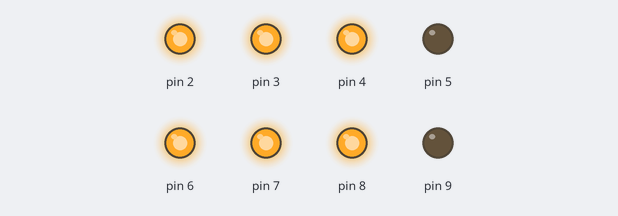
Recording of a sketch running on a simulated Arduino Uno, built with avr-gcc and run on an emulated ATmega328P. Shown: output pins drawn as LEDs (lit = HIGH).

Above: at 0.2 s.
At 1.2 s:
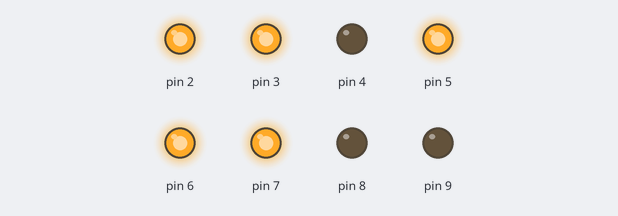
At 1.7 s:
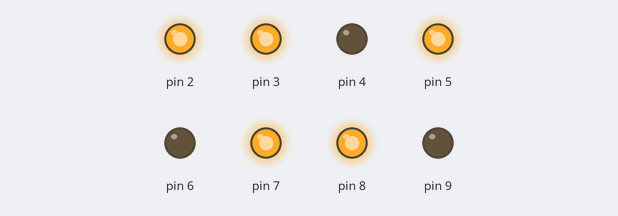
At 2.7 s:
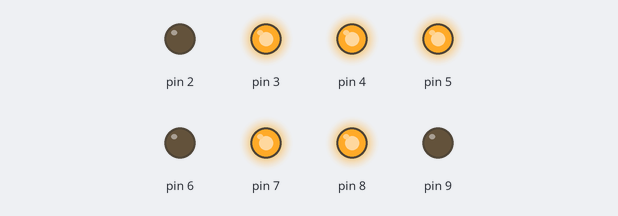
At 4.2 s:
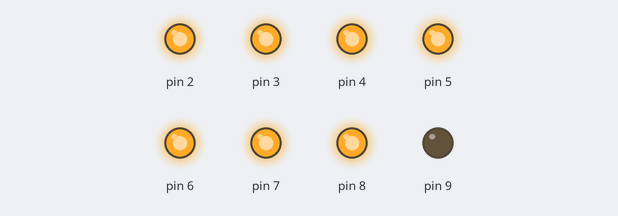
At 5.7 s:
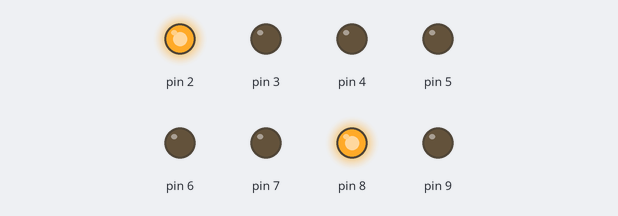
Timing chart, 0 to 6.5 s (numbered marks = the images above):
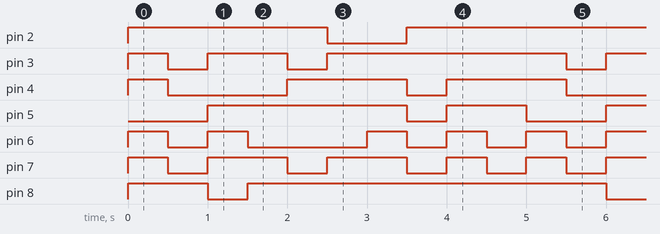

The sketch:

14b.Simple_displayingNumber_on_8segment_led.ino
```cpp
/*
Beginner kit for Arduino Tutorial: Sample Code 15-2: Displaying numbers on a 8 segment
LED display
In this sketch, we will introduce an even simpler way to manipulate the loops for number
0 to 9 in the 8segment LED. In the previous sketch, we created 10 arrays to display 0 to 9.
That was a one-dimensional array.
In the following sketch (below) we create a two-dimensional array to make it simpler.
*/

int number[10][8] = {  //int number[i][j]
  {1,1,1,0,1,1,1,0},  //display 0
  {1,0,0,0,0,0,1,0},  //display 1
  {1,1,0,1,1,1,0,0},  //display 2
  {1,1,0,1,0,1,1,0},  //display 3
  {1,0,1,1,0,0,1,0},  //display 4
  {0,1,1,1,0,1,1,0},  //display 5
  {0,1,1,1,1,1,1,0},  //display 6
  {1,1,0,0,0,0,1,0},  //display 7
  {1,1,1,1,1,1,1,0},  //display 8
  {1,1,1,1,0,0,1,0},  //display 9
  };

//call this fuction to display numbers
void numberShow(int i) {
  for (int pin = 2; pin <= 9; pin++) {
    digitalWrite(pin, number[i][pin-2]);
    }
  }

void setup() {
  // put your setup code here, to run once:
  for (int pin = 2; pin <= 9; pin++) {
    pinMode(pin, OUTPUT);  //define digital pins 2 to 9 as output
    digitalWrite(pin, LOW);
    }
}

void loop() {
  // put your main code here, to run repeatedly:
  for (int j = 0; j <= 9; j++) {
    numberShow(j);  //call numberShow() function to display 0 - 9
    delay(500);
    }
}
```

Measured:
- by itself, pin 2: repeats every 5.0 s: LOW 1.0 s, HIGH 4.0 s
- by itself, pin 3: repeats every 5.0 s: LOW 0.50 s, HIGH 1.0 s, LOW 0.50 s, HIGH 3.0 s
- by itself, pin 4: repeats every 5.0 s: LOW 1.5 s, HIGH 1.5 s, LOW 0.50 s, HIGH 1.5 s
- by itself, pin 5: repeats every 5.0 s: LOW 0.50 s, HIGH 1.0 s, LOW 1.0 s, HIGH 2.5 s
- by itself, pin 6: repeats every 5.0 s: LOW 0.50 s, HIGH 0.50 s, LOW 1.5 s, 2 × (HIGH 0.50 s, LOW 0.50 s), HIGH 0.50 s
- by itself, pin 7: repeats every 5.0 s: 2 × (LOW 0.50 s, HIGH 1.0 s), 2 × (LOW 0.50 s, HIGH 0.50 s)
- by itself, pin 8: repeats every 5.0 s: LOW 0.50 s, HIGH 4.5 s
